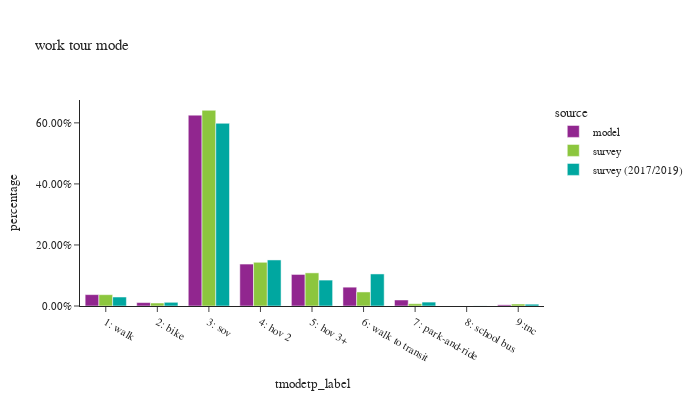

Notebook cell for this chart:
### Code cell
df_plot = wk_tour.groupby(['source','tmodetp_label'])['toexpfac'].sum().reset_index()
df_plot['percentage'] = df_plot.groupby(['source'], group_keys=False)['toexpfac']. \
    apply(lambda x: x / float(x.sum()))

df_plot_ct = wk_tour.groupby(['source','tmodetp_label'])['toexpfac'].count().reset_index(). \
    rename(columns={'toexpfac':'sample count'})
df_plot = df_plot.merge(df_plot_ct, on=['source','tmodetp_label'])

fig = px.bar(df_plot.sort_values(by=['source']), x="tmodetp_label", y="percentage", color="source",
             barmode="group",hover_data=['sample count'],title="work tour mode")
fig.update_layout(height=400, width=700, font=dict(size=11),
                  xaxis = dict(dtick = 1, categoryorder='category ascending'),
                  yaxis=dict(tickformat=".2%"))
fig.show()

### Figure 1 — Plotly figure (JSON) as saved in the notebook; plotly's stock layout.template omitted (floating-point values rounded to 4 significant figures)
{"data": [{"alignmentgroup": "True", "customdata": [[5827], [1756], [97703], [21475], [16152], [9639], [3082], [603]], "hovertemplate": "source=model<br>tmodetp_label=%{x}<br>percentage=%{y}<br>sample count=%{customdata[0]}<extra></extra>", "legendgroup": "model", "marker": {"color": "#91268F", "pattern": {"shape": ""}}, "name": "model", "offsetgroup": "model", "orientation": "v", "showlegend": true, "textposition": "auto", "type": "bar", "x": ["1: walk", "2: bike", "3: sov", "4: hov 2", "5: hov 3+", "6: walk to transit", "7: park-and-ride", "9:tnc"], "xaxis": "x", "y": [0.0373, 0.01124, 0.6254, 0.1375, 0.1034, 0.06169, 0.01973, 0.00386], "yaxis": "y"}, {"alignmentgroup": "True", "customdata": [[17], [25], [365], [98], [1345], [121], [225], [256]], "hovertemplate": "source=survey<br>tmodetp_label=%{x}<br>percentage=%{y}<br>sample count=%{customdata[0]}<extra></extra>", "legendgroup": "survey", "marker": {"color": "#8CC63E", "pattern": {"shape": ""}}, "name": "survey", "offsetgroup": "survey", "orientation": "v", "showlegend": true, "textposition": "auto", "type": "bar", "x": ["9:tnc", "7: park-and-ride", "6: walk to transit", "5: hov 3+", "3: sov", "2: bike", "1: walk", "4: hov 2"], "xaxis": "x", "y": [0.006588, 0.007495, 0.04604, 0.1086, 0.6412, 0.009783, 0.0371, 0.1432], "yaxis": "y"}, {"alignmentgroup": "True", "customdata": [[8], [797], [240], [3253], [926], [386], [2462], [101], [124]], "hovertemplate": "source=survey (2017/2019)<br>tmodetp_label=%{x}<br>percentage=%{y}<br>sample count=%{customdata[0]}<extra></extra>", "legendgroup": "survey (2017/2019)", "marker": {"color": "#00A7A0", "pattern": {"shape": ""}}, "name": "survey (2017/2019)", "offsetgroup": "survey (2017/2019)", "orientation": "v", "showlegend": true, "textposition": "auto", "type": "bar", "x": ["8: school bus", "1: walk", "2: bike", "3: sov", "4: hov 2", "5: hov 3+", "6: walk to transit", "7: park-and-ride", "9:tnc"], "xaxis": "x", "y": [0.0002906, 0.02943, 0.01213, 0.5986, 0.1509, 0.08489, 0.105, 0.01279, 0.005975], "yaxis": "y"}], "layout": {"barmode": "group", "font": {"size": 11}, "height": 400, "legend": {"title": {"text": "source"}, "tracegroupgap": 0}, "title": {"text": "work tour mode"}, "width": 700, "xaxis": {"anchor": "y", "categoryorder": "category ascending", "domain": [0.0, 1.0], "dtick": 1, "title": {"text": "tmodetp_label"}}, "yaxis": {"anchor": "x", "domain": [0.0, 1.0], "tickformat": ".2%", "title": {"text": "percentage"}}}}
